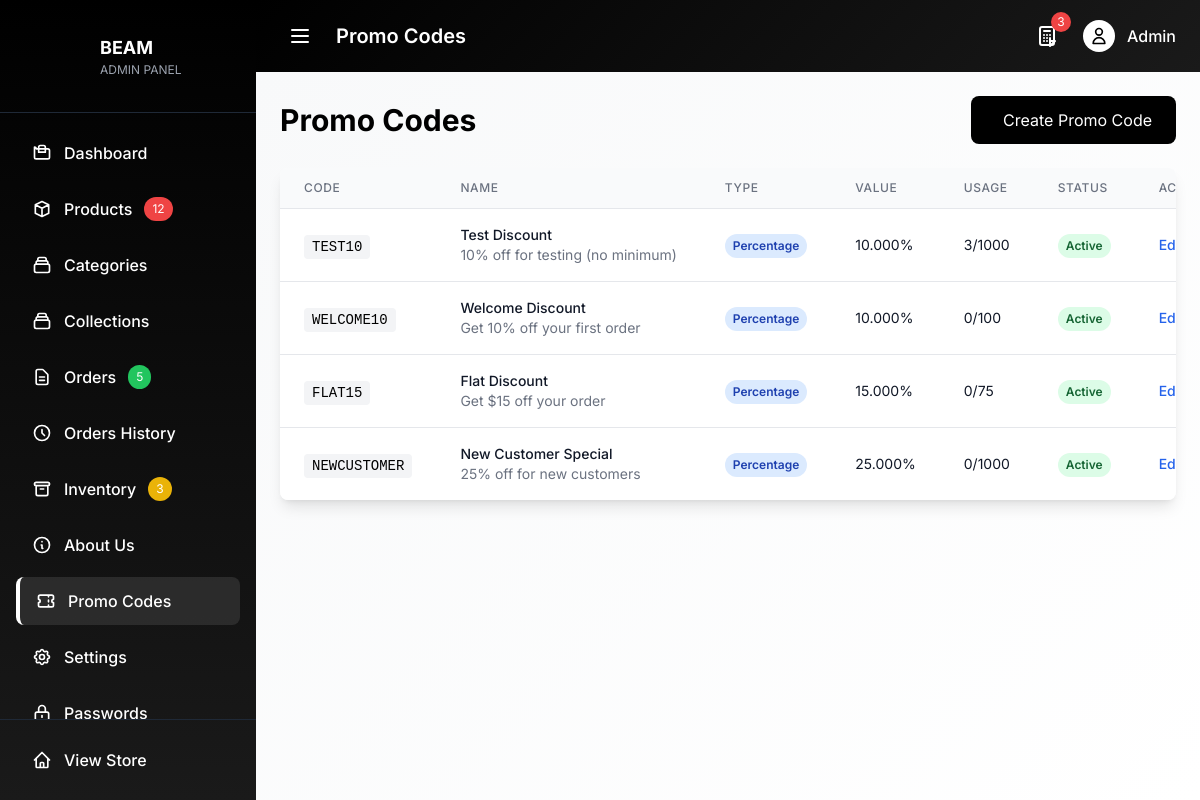
Page /admin/promo_codes.php on the committed database.
### tables this page shows
CREATE TABLE `promo_codes` (
  `id` int(11) NOT NULL,
  `code` varchar(50) NOT NULL,
  `name` varchar(255) NOT NULL,
  `description` text DEFAULT NULL,
  `type` enum('percentage','fixed_amount','free_shipping') NOT NULL DEFAULT 'percentage',
  `value` decimal(10,3) NOT NULL,
  `min_order_amount` decimal(10,3) DEFAULT 0.000,
  `max_discount` decimal(10,3) DEFAULT NULL,
  `usage_limit` int(11) DEFAULT NULL,
  `used_count` int(11) DEFAULT 0,
  `user_limit` int(11) DEFAULT NULL,
  `applies_to` enum('all','categories','products') DEFAULT 'all',
  `category_ids` text DEFAULT NULL,
  `product_ids` text DEFAULT NULL,
  `excluded_categories` text DEFAULT NULL,
  `excluded_products` text DEFAULT NULL,
  `start_date` datetime DEFAULT NULL,
  `end_date` datetime DEFAULT NULL,
  `is_active` tinyint(1) DEFAULT 1,
  `is_first_time_only` tinyint(1) DEFAULT 0,
  `is_single_use` tinyint(1) DEFAULT 0,
  `created_at` timestamp NOT NULL DEFAULT current_timestamp(),
  `updated_at` timestamp NOT NULL DEFAULT current_timestamp() ON UPDATE current_timestamp()
);

### includes/functions.php (called while the page is built, shortened)
<?php
function getAllPromoCodes() {
    $pdo = getDBConnection();
    $stmt = $pdo->prepare("SELECT * FROM promo_codes ORDER BY created_at DESC");
    $stmt->execute();
    return $stmt->fetchAll();
}
?>

### admin/promo_codes.php (the view, shortened to what this page needs)
<?php
require_once '../includes/functions.php';
$promoCodes = getAllPromoCodes();
?>
<!DOCTYPE html>
<html lang="en">
<head>
    <script src="https://cdn.tailwindcss.com"></script>
    <link rel="stylesheet" href="../style.css">
    <link rel="stylesheet" href="admin.css">
</head>
<body class="bg-gray-50 font-['Inter']">
    <div class="flex h-screen">
        <?php include 'includes/sidebar.php'; ?>
        <div class="flex-1 flex flex-col overflow-hidden">
            <?php include 'includes/header.php'; ?>
            <main class="content-area flex-1 overflow-y-auto p-4 lg:p-6">
                <div class="flex flex-col sm:flex-row justify-between items-start sm:items-center mb-6 gap-4">
                    <h1 class="text-2xl lg:text-3xl font-bold">Promo Codes</h1>
                    <button onclick="openCreateModal()" class="w-full sm:w-auto bg-black text-white px-4 lg:px-6 py-3 rounded-lg hover:bg-gray-800 transition-colors text-sm lg:text-base">
                        <i class="fas fa-plus mr-2"></i>Create Promo Code
                    </button>
                </div>
                <div class="bg-white rounded-lg shadow-lg overflow-hidden desktop-table">
                    <div class="overflow-x-auto">
                        <table class="min-w-full divide-y divide-gray-200">
                            <thead class="bg-gray-50">
                                <tr>
                                    <th class="px-6 py-3 text-left text-xs font-medium text-gray-500 uppercase tracking-wider">Code</th>
                                    <th class="px-6 py-3 text-left text-xs font-medium text-gray-500 uppercase tracking-wider">Name</th>
                                    <th class="px-6 py-3 text-left text-xs font-medium text-gray-500 uppercase tracking-wider">Type</th>
                                    <th class="px-6 py-3 text-left text-xs font-medium text-gray-500 uppercase tracking-wider">Value</th>
                                    <th class="px-6 py-3 text-left text-xs font-medium text-gray-500 uppercase tracking-wider">Usage</th>
                                    <th class="px-6 py-3 text-left text-xs font-medium text-gray-500 uppercase tracking-wider">Status</th>
                                    <th class="px-6 py-3 text-left text-xs font-medium text-gray-500 uppercase tracking-wider">Actions</th>
                                </tr>
                            </thead>
                            <tbody class="bg-white divide-y divide-gray-200">
                                <?php foreach ($promoCodes as $promo): ?>
                                <tr data-promo-id="<?= $promo['id'] ?>">
                                    <td class="px-6 py-4 whitespace-nowrap code-cell">
                                        <span class="font-mono text-sm bg-gray-100 px-2 py-1 rounded"><?= htmlspecialchars($promo['code']) ?></span>
                                    </td>
                                    <td class="px-6 py-4 whitespace-nowrap name-cell">
                                        <div>
                                            <div class="text-sm font-medium text-gray-900"><?= htmlspecialchars($promo['name']) ?></div>
                                            <div class="text-sm text-gray-500"><?= htmlspecialchars($promo['description']) ?></div>
                                        </div>
                                    </td>
                                    <td class="px-6 py-4 whitespace-nowrap type-cell">
                                        <span class="inline-flex px-2 py-1 text-xs font-semibold rounded-full bg-blue-100 text-blue-800">
                                            Percentage
                                        </span>
                                    </td>
                                    <td class="px-6 py-4 whitespace-nowrap text-sm text-gray-900 value-cell">
                                        <?= $promo['value'] ?>%
                                    </td>
                                    <td class="px-6 py-4 whitespace-nowrap text-sm text-gray-900">
                                        <?= $promo['used_count'] ?>/<?= $promo['usage_limit'] ?: '∞' ?>
                                    </td>
                                    <td class="px-6 py-4 whitespace-nowrap status-cell">
                                        <span class="inline-flex px-2 py-1 text-xs font-semibold rounded-full status-badge
                                            <?= $promo['is_active'] ? 'bg-green-100 text-green-800' : 'bg-red-100 text-red-800' ?>">
                                            <?= $promo['is_active'] ? 'Active' : 'Inactive' ?>
                                        </span>
                                    </td>
                                    <td class="px-6 py-4 whitespace-nowrap text-sm font-medium">
                                        <button onclick="editPromoCode(<?= $promo['id'] ?>)" class="text-blue-600 hover:text-blue-900 mr-3">Edit</button>
                                    </td>
                                </tr>
                                <?php endforeach; ?>
                            </tbody>
                        </table>
                    </div>
                </div>
            </main>
        </div>
    </div>
</body>
</html>

### style.css (style rules this page uses)
body { font-family: 'Inter', sans-serif; margin: 0; padding: 0; overflow-x: hidden; }
button, .size-btn, .quantity-btn { transition: all 0.2s ease; }

### admin/admin.css (style rules this page uses)
.content-area { background: linear-gradient(135deg, #f8f9fa 0%, #ffffff 100%); }

### rows in the picture
promo_codes: code "TEST10", name "Test Discount", description "10% off for testing (no minimum)", value "10.000", used_count "3", usage_limit "1000", is_active "Active"
promo_codes: code "WELCOME10", name "Welcome Discount", description "Get 10% off your first order", value "10.000", used_count "0", usage_limit "100", is_active "Active"
promo_codes: code "FLAT15", name "Flat Discount", description "Get $15 off your order", value "15.000", used_count "0", usage_limit "75", is_active "Active"
promo_codes: code "NEWCUSTOMER", name "New Customer Special", description "25% off for new customers", value "25.000", used_count "0", usage_limit "1000", is_active "Active"

### other values in the picture
$pageTitle "Promo Codes"
